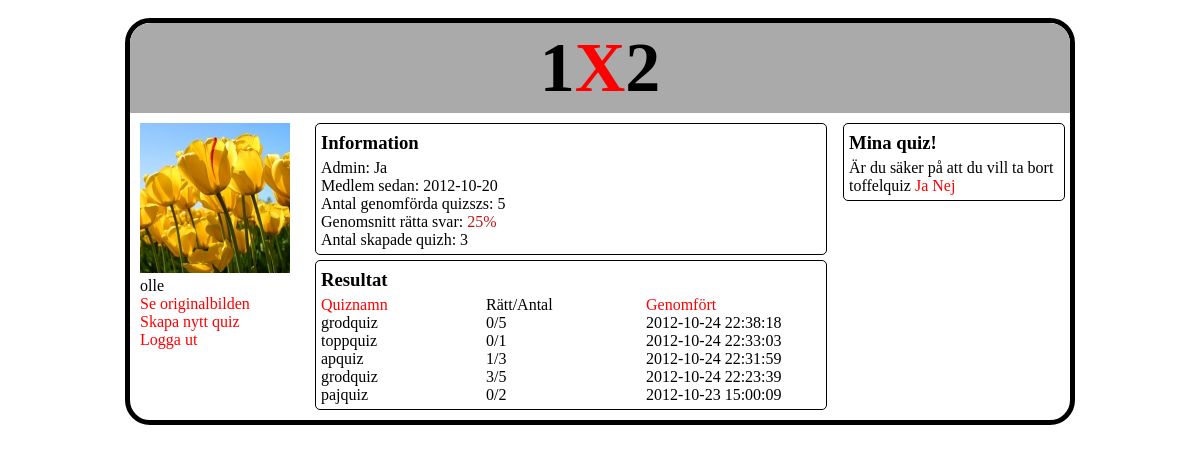
/profile.php?order=bla&warning=2 (signed in), run on the app's committed database.
### tables this page shows
CREATE TABLE IF NOT EXISTS `image` (
  `imageID` int(11) NOT NULL AUTO_INCREMENT,
  `imageSource` varchar(50) NOT NULL,
  `thumbSource` varchar(50) NOT NULL,
  `userID` int(11) NOT NULL,
  PRIMARY KEY (`imageID`),
  KEY `userID` (`userID`)
);

CREATE TABLE IF NOT EXISTS `user` (
  `userID` int(11) NOT NULL AUTO_INCREMENT,
  `userName` varchar(20) NOT NULL,
  `password` char(128) NOT NULL,
  `joined` date NOT NULL,
  `admin` tinyint(1) NOT NULL,
  PRIMARY KEY (`userID`)
);

CREATE TABLE IF NOT EXISTS `quiz` (
  `quizID` int(11) NOT NULL AUTO_INCREMENT,
  `quizName` varchar(20) NOT NULL,
  `created` datetime NOT NULL,
  `userID` int(11) NOT NULL,
  `description` varchar(100) NOT NULL,
  PRIMARY KEY (`quizID`),
  KEY `userID` (`userID`)
);

CREATE TABLE IF NOT EXISTS `results` (
  `resultID` int(11) NOT NULL AUTO_INCREMENT,
  `userID` int(11) NOT NULL,
  `questionID` int(11) NOT NULL,
  `answer` varchar(4) NOT NULL,
  `start` bigint(12) NOT NULL,
  PRIMARY KEY (`resultID`),
  KEY `userID` (`userID`,`questionID`)
);

### profile.php (the view, shortened to what this page needs)
<?php
require_once("functions.php");
$dbConn = mysqli_connect($host, $user, $password, $db);
?>
<!doctype html>
<html>
<head>
<link href="style.css" rel="stylesheet" type="text/css">
</head>
<body>
<div id="wrap">
	<div id="header">
		<h1>1<a href="index.php">X</a>2</h1>
	</div>
	<div id="profcolumn">
<?php
			$userID = $_SESSION['userID'];
			$userName = $_SESSION['userName'];
			$getImagesql = "SELECT userID, thumbSource, imageSource FROM image
			WHERE userID = $userID";
			$res = mysqli_query($dbConn, $getImagesql);
			$row = mysqli_fetch_assoc($res);
			if($row['thumbSource'] != NULL)
			{
				$thumb = $row['thumbSource'];
				$image = $row['imageSource'];
				echo "<img src='".$thumb."'><br>";
				echo $userName."<br>";
				echo "<a href='".$image."'>Se originalbilden</a><br>";
			}
			else
			{
				echo "<img src='images/default.png'>";
				echo $userName."<br>";
				echo "<a href='upload.php?userID=".$userID."'>Ladda upp en bild</a><br>";
			}
			$userID = $_SESSION['userID'];
			$checkAdmin = "SELECT admin FROM user
			WHERE userID = $userID";
			$res = mysqli_query($dbConn, $checkAdmin);
			$row = mysqli_fetch_assoc($res);
			$admin = $row['admin'];
			if ($admin == 1)
			{
				echo "<a href='create.php?userID=".$userID."'>Skapa nytt quiz</a>";
			}
?>
	</div>
	<div id="content">
		<div class="infobox">
		<h3>Information</h3>
<?php
			echo "Admin: ";
			if($admin == 1)
				{echo "Ja<br>";}
			else{echo "Nej<br>";}
		$joinedsql = "SELECT joined FROM user
		WHERE userID = $userID";
		$res = mysqli_query($dbConn, $joinedsql);
		while ($row = mysqli_fetch_assoc($res))
		{echo "Medlem sedan: ".$row['joined']."<br>";}
		$doneQuizsql = "SELECT COUNT(DISTINCT start) AS numQuiz FROM results
		WHERE userID = $userID";
		$res = mysqli_query($dbConn, $doneQuizsql);
		$row = mysqli_fetch_assoc($res);
		echo "Antal genomförda quizszs: ".$row['numQuiz']."<br>";
		$numQuestionsql = "SELECT COUNT('questionID') as numQuestion FROM results
		WHERE userID = $userID";
		$res = mysqli_query($dbConn, $numQuestionsql);
		$row = mysqli_fetch_assoc($res);
				$numQuestion = $row['numQuestion'];
		if ($numQuestion == 0)
		{
			echo "Genomsnitt rätta svar: Inga svarade frågor<br>";
		}
		else
		{
		$numCorrectsql = "SELECT COUNT('questionID') as numCorrect FROM question
			INNER JOIN results
			ON question.questionID = results.questionID
			WHERE userID = $userID
			AND question.correct = results.answer";
			$res = mysqli_query($dbConn, $numCorrectsql);
			$row = mysqli_fetch_assoc($res);
				$numCorrect = $row['numCorrect'];
				$procent = round(($numCorrect / $numQuestion) * 100);
				echo "Genomsnitt rätta svar: ";
				if ($procent > 70)
					{echo "<span id='greenprocent'>";}
				elseif ($procent > 40)
					{echo "<span id='orangeprocent'>";}
				else {echo "<span id='redprocent'>";}
				echo $procent."%<br>";
				echo "</span>";
		}
		$createdQuizsql = "SELECT COUNT(quizID) as createdQuiz FROM quiz
		WHERE userID = $userID";
		$res = mysqli_query($dbConn, $createdQuizsql);
		$row = mysqli_fetch_assoc($res);
		echo "Antal skapade quizh: ".$row['createdQuiz'];
?>
		</div>
		<div class="resultsbox">
		<h3>Resultat</h3>
<?php
	if(isset($_GET['order']))
	{
	if ($_GET['order'] == "startasc")
		{$orderParam = "start asc";
		$startbyt = "startdesc";
		$namnbyt = "nameasc";}
	elseif ($_GET['order'] == "namedesc")
		{$orderParam = "quizName desc";
		$startbyt = "startasc";
		$namnbyt = "nameasc";}
	elseif ($_GET['order'] == "nameasc")
		{$orderParam = "quizName asc";
		$startbyt = "startdesc";
		$namnbyt = "namedesc";}
	else {$orderParam = "start desc";
		$startbyt = "startasc";
		$namnbyt = "namedesc";}
	}
	echo "<a href='profile.php?userID=".$userID."&order=".$namnbyt."'>Quiznamn</a>		";
	echo "<span class='middlerow'>Rätt/Antal</span>";
	echo "<span class='lastrow'><a href='profile.php?userID=".$userID."&order=".$startbyt."'>Genomfört</a></span><br>";
		$distinctStartsql = "SELECT * FROM quiz
		INNER JOIN question
		ON quiz.quizID = question.quizID
		INNER JOIN results
		ON results.questionID = question.questionID
		WHERE results.userID = $userID
		GROUP BY start
		ORDER BY $orderParam";
		$res = mysqli_query($dbConn, $distinctStartsql);
		while ($row = mysqli_fetch_assoc($res))
		{
			$currentStart = $row['start'];
			echo $row['quizName'];
			$correctCountsql = "SELECT COUNT('questionID') as correctCount FROM question
			INNER JOIN results
			ON question.questionID = results.questionID
			WHERE start = $currentStart
			AND question.correct = results.answer";
			$result = mysqli_query($dbConn, $correctCountsql);
			$row = mysqli_fetch_assoc($result);
			echo "<span class='middlerow'>".$row['correctCount'];
			$questionCountsql = "SELECT COUNT('questionID') as questionCount FROM results
			WHERE start = $currentStart";
			$result = mysqli_query($dbConn, $questionCountsql);
			$row = mysqli_fetch_assoc($result);
			echo "/".$row['questionCount']."</span>";
			$year = substr($currentStart, 4, 2);
			$month = substr($currentStart, 2, 2);
			$day = substr($currentStart, 0, 2);
			$hour = substr($currentStart, 6, 2)+2;
			$min = substr($currentStart, 8, 2);
			$sec = substr($currentStart, 10, 2);
			echo "<span class='lastrow'>20".$year."-".$month."-".$day." ".$hour.":".$min.":".$sec."</span><br>";
		}
?>
		</div>
	</div>
<?php
	if ($admin == 1)
	{
		echo "<div class='myquizbox'>";
		echo "<h3>Mina quiz!</h3>";
		if(isset($_GET['warning']))
		{
		$warningQuiz = $_GET['warning'];
		$warningsql = "SELECT quizID, quizName FROM quiz
		WHERE quizID = $warningQuiz";
		$res = mysqli_query($dbConn, $warningsql);
		if ($row = mysqli_fetch_assoc($res))
			{
				echo "Är du säker på att du vill ta bort ".$row['quizName']." ";
				echo "<a href='profile.php?order=ble&delete=".$row['quizID']."'>Ja</a> ";
				echo "<a href='profile.php?order=blu'>Nej</a>";
			}
		}
	echo "</div>";
	}
?>
</div>
</body>
</html>

### style.css (style rules this page uses)
#redprocent { color: #BB1717; }
body { font-family: verdana; padding: 10px; }
#wrap { width: 940px; margin: auto; border: 5px black solid; border-radius: 25px; padding: 0; overflow: auto; }
.middlerow { position: absolute; left: 170px; }
.lastrow { position: absolute; left: 330px; }
.infobox { border: 1px black solid; border-radius: 5px; margin: 5px; padding: 5px; width: 500px; }
.resultsbox { border: 1px black solid; border-radius: 5px; margin: 5px; padding: 5px; width: 500px; position: relative; }
.myquizbox { position: relative; border: 1px black solid; border-radius: 5px; margin: 5px; margin-top: 10px; margin-left: 0; padding: 5px; width: 210px; float: right; height: auto; }
h1 { margin: 0; font-size: 70px; }
#header { background-color: #aaa; text-align: center; height: 90px; line-height: 90px; border-top-left-radius: 20px; border-top-right-radius: 20px; }
#profcolumn { float: left; width: 160px; height: auto; padding: 10px; overflow: auto; }
#content { float: left; padding: 5px 0; margin: 0; }
h3 { margin-top: 3px; margin-bottom: 5px; margin-left: 0; margin-right: 0; }
a { color: red; text-decoration: none; }

### profile.php (style rules this page uses)
body { font-family: verdana; }

### data on the page
image: thumbSource (picture)
user: joined "2012-10-20"
quiz: quizName "grodquiz", correctCount "0", questionCount "5", results.start "12", results.start "10", results.start "24", results.start "22", results.start "38", results.start "18", correctCount "3", results.start "23", results.start "39"
quiz: quizName "toppquiz", correctCount "0", questionCount "1", results.start "12", results.start "10", results.start "24", results.start "22", results.start "33", results.start "03"
quiz: quizName "apquiz", correctCount "1", questionCount "3", results.start "12", results.start "10", results.start "24", results.start "22", results.start "31", results.start "59"
quiz: quizName "pajquiz", correctCount "0", questionCount "2", results.start "12", results.start "10", results.start "23", results.start "15", results.start "00", results.start "09"
quiz: quizName "toffelquiz"

### other printed values
$userName "olle"
$row['numQuiz'] "5"
$procent "25"
$row['createdQuiz'] "3"
